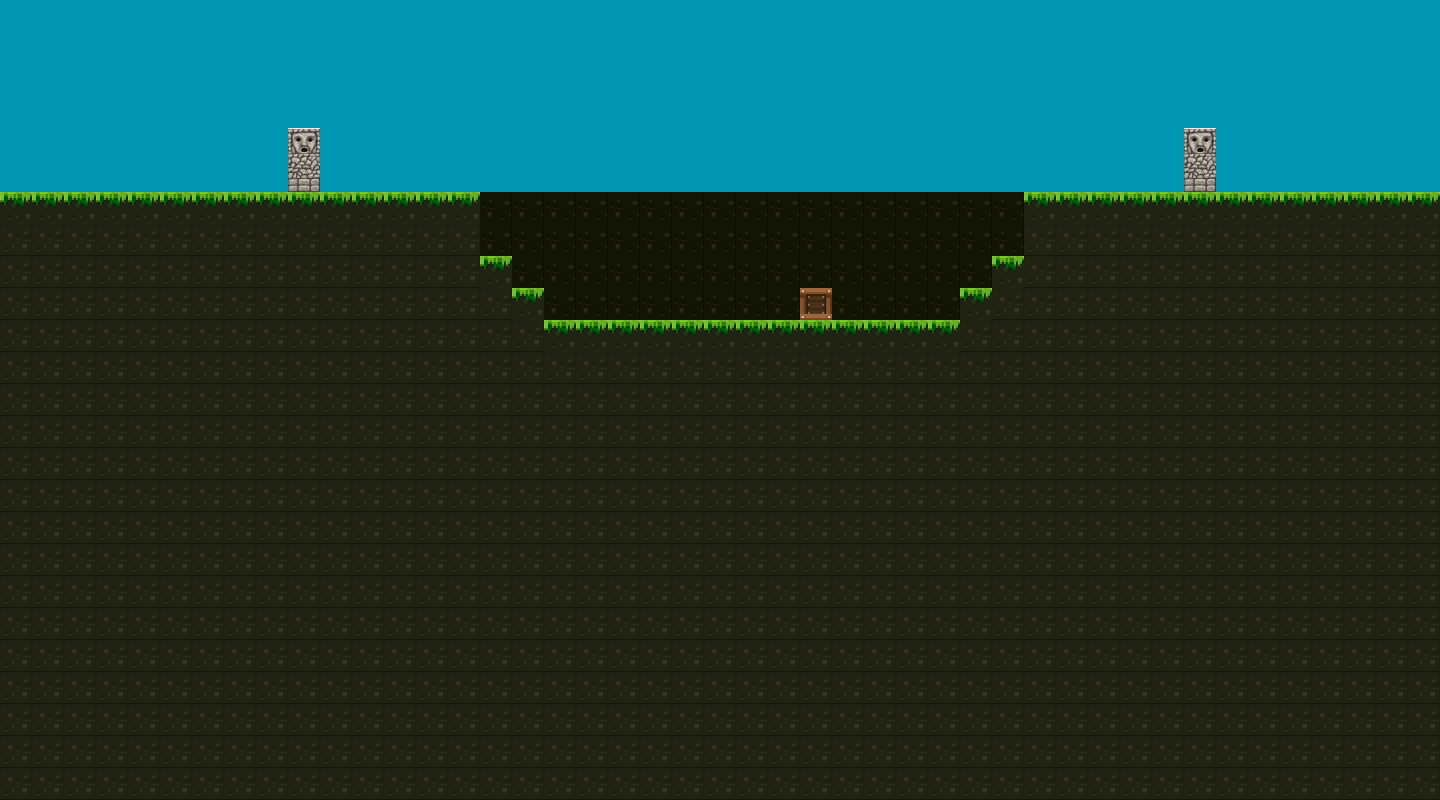

The image is a tile-based game level rendered from a .tmx file. Its description and complete source (layers, tilesets, objects, tile grids) follow:
An orthogonal 45x25 tile map with 32x32 px tiles, 1 tile layer (Tile Layer 1), 2 tilesets.

<map version="1.0" orientation="orthogonal" width="45" height="25" tilewidth="32" tileheight="32">
 <tileset firstgid="1" name="Tileset3" tilewidth="32" tileheight="32">
  <image source="tileset.png" width="128" height="64" />
 </tileset>
 <tileset firstgid="9" name="sky" tilewidth="32" tileheight="32">
  <image source="skytileset.png" width="32" height="32" />
 </tileset>
 <layer name="Tile Layer 1" width="45" height="25">
  <data encoding="csv">
9,9,9,9,9,9,9,9,9,9,9,9,9,9,9,9,9,9,9,9,9,9,9,9,9,9,9,9,9,9,9,9,9,9,9,9,9,9,9,9,9,9,9,9,9,
9,9,9,9,9,9,9,9,9,9,9,9,9,9,9,9,9,9,9,9,9,9,9,9,9,9,9,9,9,9,9,9,9,9,9,9,9,9,9,9,9,9,9,9,9,
9,9,9,9,9,9,9,9,9,9,9,9,9,9,9,9,9,9,9,9,9,9,9,9,9,9,9,9,9,9,9,9,9,9,9,9,9,9,9,9,9,9,9,9,9,
9,9,9,9,9,9,9,9,9,9,9,9,9,9,9,9,9,9,9,9,9,9,9,9,9,9,9,9,9,9,9,9,9,9,9,9,9,9,9,9,9,9,9,9,9,
9,9,9,9,9,9,9,9,9,8,9,9,9,9,9,9,9,9,9,9,9,9,9,9,9,9,9,9,9,9,9,9,9,9,9,9,9,8,9,9,9,9,9,9,9,
9,9,9,9,9,9,9,9,9,7,9,9,9,9,9,9,9,9,9,9,9,9,9,9,9,9,9,9,9,9,9,9,9,9,9,9,9,7,9,9,9,9,9,9,9,
1,1,1,1,1,1,1,1,1,1,1,1,1,1,1,5,5,5,5,5,5,5,5,5,5,5,5,5,5,5,5,5,1,1,1,1,1,1,1,1,1,1,1,1,1,
2,2,2,2,2,2,2,2,2,2,2,2,2,2,2,5,5,5,5,5,5,5,5,5,5,5,5,5,5,5,5,5,2,2,2,2,2,2,2,2,2,2,2,2,2,
2,2,2,2,2,2,2,2,2,2,2,2,2,2,2,1,5,5,5,5,5,5,5,5,5,5,5,5,5,5,5,1,2,2,2,2,2,2,2,2,2,2,2,2,2,
2,2,2,2,2,2,2,2,2,2,2,2,2,2,2,2,1,5,5,5,5,5,5,5,5,3,5,5,5,5,1,2,2,2,2,2,2,2,2,2,2,2,2,2,2,
2,2,2,2,2,2,2,2,2,2,2,2,2,2,2,2,2,1,1,1,1,1,1,1,1,1,1,1,1,1,2,2,2,2,2,2,2,2,2,2,2,2,2,2,2,
2,2,2,2,2,2,2,2,2,2,2,2,2,2,2,2,2,2,2,2,2,2,2,2,2,2,2,2,2,2,2,2,2,2,2,2,2,2,2,2,2,2,2,2,2,
2,2,2,2,2,2,2,2,2,2,2,2,2,2,2,2,2,2,2,2,2,2,2,2,2,2,2,2,2,2,2,2,2,2,2,2,2,2,2,2,2,2,2,2,2,
2,2,2,2,2,2,2,2,2,2,2,2,2,2,2,2,2,2,2,2,2,2,2,2,2,2,2,2,2,2,2,2,2,2,2,2,2,2,2,2,2,2,2,2,2,
2,2,2,2,2,2,2,2,2,2,2,2,2,2,2,2,2,2,2,2,2,2,2,2,2,2,2,2,2,2,2,2,2,2,2,2,2,2,2,2,2,2,2,2,2,
2,2,2,2,2,2,2,2,2,2,2,2,2,2,2,2,2,2,2,2,2,2,2,2,2,2,2,2,2,2,2,2,2,2,2,2,2,2,2,2,2,2,2,2,2,
2,2,2,2,2,2,2,2,2,2,2,2,2,2,2,2,2,2,2,2,2,2,2,2,2,2,2,2,2,2,2,2,2,2,2,2,2,2,2,2,2,2,2,2,2,
2,2,2,2,2,2,2,2,2,2,2,2,2,2,2,2,2,2,2,2,2,2,2,2,2,2,2,2,2,2,2,2,2,2,2,2,2,2,2,2,2,2,2,2,2,
2,2,2,2,2,2,2,2,2,2,2,2,2,2,2,2,2,2,2,2,2,2,2,2,2,2,2,2,2,2,2,2,2,2,2,2,2,2,2,2,2,2,2,2,2,
2,2,2,2,2,2,2,2,2,2,2,2,2,2,2,2,2,2,2,2,2,2,2,2,2,2,2,2,2,2,2,2,2,2,2,2,2,2,2,2,2,2,2,2,2,
2,2,2,2,2,2,2,2,2,2,2,2,2,2,2,2,2,2,2,2,2,2,2,2,2,2,2,2,2,2,2,2,2,2,2,2,2,2,2,2,2,2,2,2,2,
2,2,2,2,2,2,2,2,2,2,2,2,2,2,2,2,2,2,2,2,2,2,2,2,2,2,2,2,2,2,2,2,2,2,2,2,2,2,2,2,2,2,2,2,2,
2,2,2,2,2,2,2,2,2,2,2,2,2,2,2,2,2,2,2,2,2,2,2,2,2,2,2,2,2,2,2,2,2,2,2,2,2,2,2,2,2,2,2,2,2,
2,2,2,2,2,2,2,2,2,2,2,2,2,2,2,2,2,2,2,2,2,2,2,2,2,2,2,2,2,2,2,2,2,2,2,2,2,2,2,2,2,2,2,2,2,
2,2,2,2,2,2,2,2,2,2,2,2,2,2,2,2,2,2,2,2,2,2,2,2,2,2,2,2,2,2,2,2,2,2,2,2,2,2,2,2,2,2,2,2,2
</data>
 </layer>
</map>
